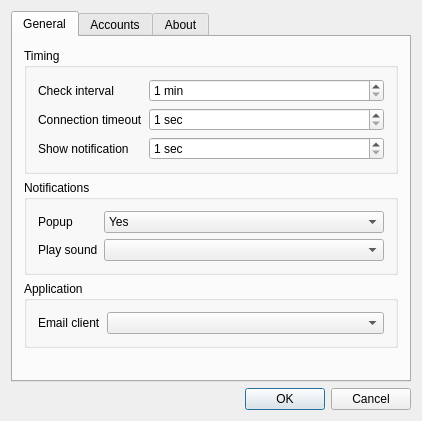
<?xml version="1.0" encoding="UTF-8"?>
<ui version="4.0">
 <class>MailCheckerDlgClass</class>
 <widget class="QDialog" name="MailCheckerDlgClass">
  <property name="geometry">
   <rect>
    <x>0</x>
    <y>0</y>
    <width>422</width>
    <height>421</height>
   </rect>
  </property>
  <property name="windowTitle">
   <string>MailChecker</string>
  </property>
  <layout class="QVBoxLayout" name="verticalLayout_2">
   <item>
    <widget class="QTabWidget" name="tabWidget">
     <property name="currentIndex">
      <number>0</number>
     </property>
     <widget class="QWidget" name="tabGeneral">
      <attribute name="icon">
       <iconset resource="MailCheckerDlg.qrc">
        <normaloff>:/MailChecker/Images/Settings.png</normaloff>:/MailChecker/Images/Settings.png</iconset>
      </attribute>
      <attribute name="title">
       <string>General</string>
      </attribute>
      <layout class="QVBoxLayout" name="verticalLayout">
       <item>
        <widget class="QGroupBox" name="groupBox">
         <property name="title">
          <string>Timing</string>
         </property>
         <layout class="QFormLayout" name="formLayout">
          <item row="0" column="0">
           <widget class="QLabel" name="label">
            <property name="text">
             <string>Check interval</string>
            </property>
           </widget>
          </item>
          <item row="0" column="1">
           <widget class="QSpinBox" name="sbInterval">
            <property name="suffix">
             <string> min</string>
            </property>
            <property name="minimum">
             <number>1</number>
            </property>
            <property name="maximum">
             <number>60</number>
            </property>
           </widget>
          </item>
          <item row="1" column="0">
           <widget class="QLabel" name="label_2">
            <property name="text">
             <string>Connection timeout</string>
            </property>
           </widget>
          </item>
          <item row="1" column="1">
           <widget class="QSpinBox" name="sbTimeout">
            <property name="suffix">
             <string> sec</string>
            </property>
            <property name="minimum">
             <number>1</number>
            </property>
            <property name="maximum">
             <number>60</number>
            </property>
           </widget>
          </item>
          <item row="2" column="0">
           <widget class="QLabel" name="label_9">
            <property name="text">
             <string>Show notification</string>
            </property>
           </widget>
          </item>
          <item row="2" column="1">
           <widget class="QSpinBox" name="sbNotification">
            <property name="suffix">
             <string> sec</string>
            </property>
            <property name="minimum">
             <number>1</number>
            </property>
            <property name="maximum">
             <number>60</number>
            </property>
           </widget>
          </item>
         </layout>
        </widget>
       </item>
       <item>
        <widget class="QGroupBox" name="groupBox_2">
         <property name="title">
          <string>Notifications</string>
         </property>
         <layout class="QGridLayout" name="gridLayout">
          <item row="0" column="0">
           <widget class="QLabel" name="label_4">
            <property name="text">
             <string>Popup</string>
            </property>
           </widget>
          </item>
          <item row="0" column="1">
           <widget class="QComboBox" name="cbPopup">
            <property name="sizePolicy">
             <sizepolicy hsizetype="Expanding" vsizetype="Fixed">
              <horstretch>0</horstretch>
              <verstretch>0</verstretch>
             </sizepolicy>
            </property>
            <item>
             <property name="text">
              <string>Yes</string>
             </property>
            </item>
            <item>
             <property name="text">
              <string>No</string>
             </property>
            </item>
           </widget>
          </item>
          <item row="1" column="0">
           <widget class="QLabel" name="label_3">
            <property name="text">
             <string>Play sound</string>
            </property>
           </widget>
          </item>
          <item row="1" column="1">
           <widget class="SelectableComboBox" name="cbSound">
            <property name="sizePolicy">
             <sizepolicy hsizetype="Expanding" vsizetype="Fixed">
              <horstretch>0</horstretch>
              <verstretch>0</verstretch>
             </sizepolicy>
            </property>
           </widget>
          </item>
         </layout>
        </widget>
       </item>
       <item>
        <widget class="QGroupBox" name="groupBox_3">
         <property name="title">
          <string>Application</string>
         </property>
         <layout class="QHBoxLayout" name="horizontalLayout">
          <item>
           <widget class="QLabel" name="label_5">
            <property name="text">
             <string>Email client</string>
            </property>
           </widget>
          </item>
          <item>
           <widget class="SelectableComboBox" name="cbApplication">
            <property name="sizePolicy">
             <sizepolicy hsizetype="Expanding" vsizetype="Fixed">
              <horstretch>0</horstretch>
              <verstretch>0</verstretch>
             </sizepolicy>
            </property>
           </widget>
          </item>
         </layout>
        </widget>
       </item>
       <item>
        <spacer name="verticalSpacer_4">
         <property name="orientation">
          <enum>Qt::Vertical</enum>
         </property>
         <property name="sizeHint" stdset="0">
          <size>
           <width>20</width>
           <height>40</height>
          </size>
         </property>
        </spacer>
       </item>
      </layout>
     </widget>
     <widget class="QWidget" name="tabAccounts">
      <attribute name="icon">
       <iconset resource="MailCheckerDlg.qrc">
        <normaloff>:/MailChecker/Images/Account.png</normaloff>:/MailChecker/Images/Account.png</iconset>
      </attribute>
      <attribute name="title">
       <string>Accounts</string>
      </attribute>
      <layout class="QHBoxLayout" name="horizontalLayout_4">
       <item>
        <layout class="QGridLayout" name="gridLayout_3">
         <item row="0" column="0" colspan="3">
          <widget class="QListView" name="listView">
           <property name="editTriggers">
            <set>QAbstractItemView::NoEditTriggers</set>
           </property>
          </widget>
         </item>
         <item row="1" column="0">
          <widget class="QPushButton" name="btAdd">
           <property name="icon">
            <iconset resource="MailCheckerDlg.qrc">
             <normaloff>:/MailChecker/Images/Add.png</normaloff>:/MailChecker/Images/Add.png</iconset>
           </property>
          </widget>
         </item>
         <item row="1" column="1">
          <widget class="QPushButton" name="btDel">
           <property name="icon">
            <iconset resource="MailCheckerDlg.qrc">
             <normaloff>:/MailChecker/Images/Del.png</normaloff>:/MailChecker/Images/Del.png</iconset>
           </property>
          </widget>
         </item>
         <item row="1" column="2">
          <spacer name="horizontalSpacer_3">
           <property name="orientation">
            <enum>Qt::Horizontal</enum>
           </property>
           <property name="sizeHint" stdset="0">
            <size>
             <width>40</width>
             <height>20</height>
            </size>
           </property>
          </spacer>
         </item>
        </layout>
       </item>
       <item>
        <layout class="QVBoxLayout" name="verticalLayout_4">
         <item>
          <widget class="QGroupBox" name="groupConfiguration">
           <property name="enabled">
            <bool>false</bool>
           </property>
           <property name="title">
            <string>Configuration</string>
           </property>
           <property name="checkable">
            <bool>false</bool>
           </property>
           <property name="checked">
            <bool>false</bool>
           </property>
           <layout class="QGridLayout" name="gridLayout_2">
            <item row="0" column="0">
             <widget class="QCheckBox" name="checkEnable">
              <property name="text">
               <string>enable</string>
              </property>
             </widget>
            </item>
            <item row="1" column="0">
             <widget class="QLabel" name="label_23">
              <property name="text">
               <string>Name</string>
              </property>
             </widget>
            </item>
            <item row="1" column="1">
             <widget class="QLineEdit" name="leName">
              <property name="autoFillBackground">
               <bool>false</bool>
              </property>
             </widget>
            </item>
            <item row="2" column="0">
             <widget class="QLabel" name="label_24">
              <property name="text">
               <string>Protocol</string>
              </property>
             </widget>
            </item>
            <item row="2" column="1">
             <widget class="SetTextComboBox" name="cbProtocol">
              <item>
               <property name="text">
                <string>IMAP</string>
               </property>
              </item>
             </widget>
            </item>
            <item row="3" column="0">
             <widget class="QLabel" name="label_25">
              <property name="text">
               <string>Host</string>
              </property>
             </widget>
            </item>
            <item row="3" column="1">
             <widget class="QLineEdit" name="leHost">
              <property name="sizePolicy">
               <sizepolicy hsizetype="MinimumExpanding" vsizetype="Fixed">
                <horstretch>0</horstretch>
                <verstretch>0</verstretch>
               </sizepolicy>
              </property>
             </widget>
            </item>
            <item row="4" column="0">
             <widget class="QLabel" name="label_26">
              <property name="text">
               <string>User</string>
              </property>
             </widget>
            </item>
            <item row="4" column="1">
             <widget class="QLineEdit" name="leUser"/>
            </item>
            <item row="5" column="0">
             <widget class="QLabel" name="label_27">
              <property name="text">
               <string>Password</string>
              </property>
             </widget>
            </item>
            <item row="5" column="1">
             <widget class="QLineEdit" name="lePassword">
              <property name="echoMode">
               <enum>QLineEdit::Password</enum>
              </property>
             </widget>
            </item>
            <item row="6" column="0">
             <widget class="QLabel" name="label_28">
              <property name="text">
               <string>Port</string>
              </property>
             </widget>
            </item>
            <item row="6" column="1">
             <widget class="QSpinBox" name="sbPort">
              <property name="maximum">
               <number>65535</number>
              </property>
              <property name="value">
               <number>143</number>
              </property>
             </widget>
            </item>
            <item row="7" column="0">
             <widget class="QCheckBox" name="checkSSL">
              <property name="text">
               <string>SSL</string>
              </property>
             </widget>
            </item>
           </layout>
          </widget>
         </item>
         <item>
          <spacer name="verticalSpacer_3">
           <property name="orientation">
            <enum>Qt::Vertical</enum>
           </property>
           <property name="sizeHint" stdset="0">
            <size>
             <width>143</width>
             <height>13</height>
            </size>
           </property>
          </spacer>
         </item>
         <item>
          <layout class="QHBoxLayout" name="horizontalLayout_3">
           <item>
            <spacer name="horizontalSpacer_4">
             <property name="orientation">
              <enum>Qt::Horizontal</enum>
             </property>
             <property name="sizeHint" stdset="0">
              <size>
               <width>88</width>
               <height>17</height>
              </size>
             </property>
            </spacer>
           </item>
           <item>
            <widget class="QPushButton" name="btSave">
             <property name="icon">
              <iconset resource="MailCheckerDlg.qrc">
               <normaloff>:/MailChecker/Images/Save.png</normaloff>:/MailChecker/Images/Save.png</iconset>
             </property>
            </widget>
           </item>
           <item>
            <widget class="QPushButton" name="btCancel">
             <property name="icon">
              <iconset resource="MailCheckerDlg.qrc">
               <normaloff>:/MailChecker/Images/Cancel.png</normaloff>:/MailChecker/Images/Cancel.png</iconset>
             </property>
            </widget>
           </item>
          </layout>
         </item>
        </layout>
       </item>
      </layout>
     </widget>
     <widget class="QWidget" name="tabAbout">
      <attribute name="icon">
       <iconset resource="MailCheckerDlg.qrc">
        <normaloff>:/MailChecker/Images/About.png</normaloff>:/MailChecker/Images/About.png</iconset>
      </attribute>
      <attribute name="title">
       <string>About</string>
      </attribute>
      <layout class="QVBoxLayout" name="verticalLayout_3">
       <item>
        <spacer name="verticalSpacer_2">
         <property name="orientation">
          <enum>Qt::Vertical</enum>
         </property>
         <property name="sizeHint" stdset="0">
          <size>
           <width>20</width>
           <height>40</height>
          </size>
         </property>
        </spacer>
       </item>
       <item>
        <layout class="QHBoxLayout" name="horizontalLayout_2">
         <item>
          <spacer name="horizontalSpacer">
           <property name="orientation">
            <enum>Qt::Horizontal</enum>
           </property>
           <property name="sizeHint" stdset="0">
            <size>
             <width>40</width>
             <height>20</height>
            </size>
           </property>
          </spacer>
         </item>
         <item>
          <widget class="QLabel" name="labelIcon">
           <property name="font">
            <font>
             <pointsize>14</pointsize>
             <weight>75</weight>
             <bold>true</bold>
            </font>
           </property>
          </widget>
         </item>
         <item>
          <widget class="QLabel" name="label_7">
           <property name="font">
            <font>
             <pointsize>14</pointsize>
             <weight>75</weight>
             <bold>true</bold>
            </font>
           </property>
           <property name="text">
            <string>&lt;!DOCTYPE HTML PUBLIC &quot;-//W3C//DTD HTML 4.0//EN&quot; &quot;http://www.w3.org/TR/REC-html40/strict.dtd&quot;&gt;
&lt;html&gt;&lt;head&gt;&lt;meta name=&quot;qrichtext&quot; content=&quot;1&quot; /&gt;&lt;style type=&quot;text/css&quot;&gt;
p, li { white-space: pre-wrap; }
&lt;/style&gt;&lt;/head&gt;&lt;body style=&quot; font-family:'MS Shell Dlg 2'; font-size:14pt; font-weight:600; font-style:normal;&quot;&gt;
&lt;p align=&quot;center&quot; style=&quot; margin-top:0px; margin-bottom:0px; margin-left:0px; margin-right:0px; -qt-block-indent:0; text-indent:0px;&quot;&gt;&lt;span style=&quot; font-size:18pt;&quot;&gt; Mail Checker &lt;/span&gt;&lt;span style=&quot; font-size:12pt; font-weight:400;&quot;&gt;0.2&lt;/span&gt;&lt;/p&gt;&lt;/body&gt;&lt;/html&gt;</string>
           </property>
          </widget>
         </item>
         <item>
          <spacer name="horizontalSpacer_2">
           <property name="orientation">
            <enum>Qt::Horizontal</enum>
           </property>
           <property name="sizeHint" stdset="0">
            <size>
             <width>40</width>
             <height>20</height>
            </size>
           </property>
          </spacer>
         </item>
        </layout>
       </item>
       <item>
        <widget class="QLabel" name="label_8">
         <property name="font">
          <font>
           <pointsize>14</pointsize>
           <weight>75</weight>
           <bold>true</bold>
          </font>
         </property>
         <property name="text">
          <string>&lt;!DOCTYPE HTML PUBLIC &quot;-//W3C//DTD HTML 4.0//EN&quot; &quot;http://www.w3.org/TR/REC-html40/strict.dtd&quot;&gt;
&lt;html&gt;&lt;head&gt;&lt;meta name=&quot;qrichtext&quot; content=&quot;1&quot; /&gt;&lt;style type=&quot;text/css&quot;&gt;
p, li { white-space: pre-wrap; }
&lt;/style&gt;&lt;/head&gt;&lt;body style=&quot; font-family:'MS Shell Dlg 2'; font-size:14pt; font-weight:600; font-style:normal;&quot;&gt;
&lt;p align=&quot;center&quot; style=&quot; margin-top:0px; margin-bottom:0px; margin-left:0px; margin-right:0px; -qt-block-indent:0; text-indent:0px;&quot;&gt;&lt;span style=&quot; font-size:10pt; font-weight:400;&quot;&gt;Lightweight IMAP email checker&lt;/span&gt;&lt;/p&gt;
&lt;p align=&quot;center&quot; style=&quot; margin-top:0px; margin-bottom:0px; margin-left:0px; margin-right:0px; -qt-block-indent:0; text-indent:0px;&quot;&gt;&lt;span style=&quot; font-size:10pt; font-weight:400;&quot;&gt;Cong Chen &lt;/span&gt;&lt;a href=&quot;mailto:congchen@utdallas.edu&quot;&gt;&lt;span style=&quot; font-size:10pt; text-decoration: underline; color:#0000ff;&quot;&gt;congchen@utdallas.edu&lt;/span&gt;&lt;/a&gt;&lt;/p&gt;
&lt;p align=&quot;center&quot; style=&quot; margin-top:0px; margin-bottom:0px; margin-left:0px; margin-right:0px; -qt-block-indent:0; text-indent:0px;&quot;&gt;&lt;span style=&quot; font-size:10pt; font-weight:400;&quot;&gt;2011.2.15&lt;/span&gt;&lt;/p&gt;&lt;/body&gt;&lt;/html&gt;</string>
         </property>
        </widget>
       </item>
       <item>
        <spacer name="verticalSpacer">
         <property name="orientation">
          <enum>Qt::Vertical</enum>
         </property>
         <property name="sizeHint" stdset="0">
          <size>
           <width>20</width>
           <height>40</height>
          </size>
         </property>
        </spacer>
       </item>
      </layout>
     </widget>
    </widget>
   </item>
   <item>
    <widget class="QDialogButtonBox" name="buttonBoxGeneral">
     <property name="standardButtons">
      <set>QDialogButtonBox::Cancel|QDialogButtonBox::Ok</set>
     </property>
    </widget>
   </item>
  </layout>
  <action name="actionExit">
   <property name="icon">
    <iconset resource="MailCheckerDlg.qrc">
     <normaloff>:/MailChecker/Images/Exit.png</normaloff>:/MailChecker/Images/Exit.png</iconset>
   </property>
   <property name="text">
    <string>Exit</string>
   </property>
  </action>
  <action name="actionOpenEmailApp">
   <property name="icon">
    <iconset resource="MailCheckerDlg.qrc">
     <normaloff>:/MailChecker/Images/Application.png</normaloff>:/MailChecker/Images/Application.png</iconset>
   </property>
   <property name="text">
    <string>Open email app</string>
   </property>
  </action>
  <action name="actionCheckAll">
   <property name="icon">
    <iconset resource="MailCheckerDlg.qrc">
     <normaloff>:/MailChecker/Images/CheckMail.png</normaloff>:/MailChecker/Images/CheckMail.png</iconset>
   </property>
   <property name="text">
    <string>Check All</string>
   </property>
  </action>
  <action name="actionSettings">
   <property name="icon">
    <iconset resource="MailCheckerDlg.qrc">
     <normaloff>:/MailChecker/Images/Settings.png</normaloff>:/MailChecker/Images/Settings.png</iconset>
   </property>
   <property name="text">
    <string>Settings</string>
   </property>
  </action>
 </widget>
 <layoutdefault spacing="6" margin="11"/>
 <customwidgets>
  <customwidget>
   <class>SelectableComboBox</class>
   <extends>QComboBox</extends>
   <header location="global">../MyComboBox/SelectableComboBox.h</header>
  </customwidget>
  <customwidget>
   <class>SetTextComboBox</class>
   <extends>QComboBox</extends>
   <header>../MyComboBox/SetTextComboBox.h</header>
  </customwidget>
 </customwidgets>
 <resources>
  <include location="MailCheckerDlg.qrc"/>
 </resources>
 <connections/>
</ui>
